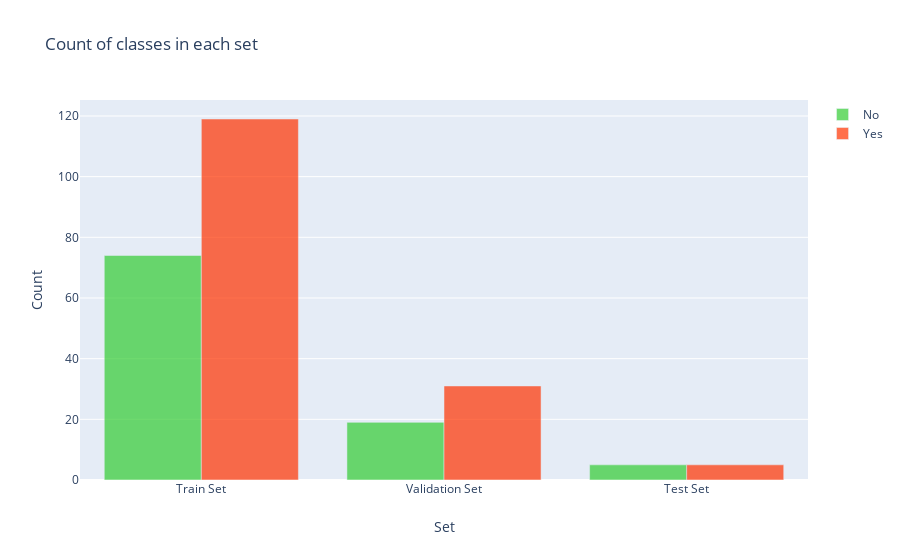

Notebook code for this chart:
### Markdown cell above
Let's take a look at the distribution of classes among sets:

### Code cell
y = dict()
y[0] = []
y[1] = []
for set_name in (y_train, y_val, y_test):
    y[0].append(np.sum(set_name == 0))
    y[1].append(np.sum(set_name == 1))

trace0 = go.Bar(
    x=['Train Set', 'Validation Set', 'Test Set'],
    y=y[0],
    name='No',
    marker=dict(color='#33cc33'),
    opacity=0.7
)
trace1 = go.Bar(
    x=['Train Set', 'Validation Set', 'Test Set'],
    y=y[1],
    name='Yes',
    marker=dict(color='#ff3300'),
    opacity=0.7
)
data = [trace0, trace1]
layout = go.Layout(
    title='Count of classes in each set',
    xaxis={'title': 'Set'},
    yaxis={'title': 'Count'}
)
fig = go.Figure(data, layout)
iplot(fig)

### Figure 1 — Plotly figure (JSON) as saved in the notebook; plotly's stock layout.template omitted (floating-point values rounded to 4 significant figures)
{"data": [{"marker": {"color": "#33cc33"}, "name": "No", "opacity": 0.7, "type": "bar", "x": ["Train Set", "Validation Set", "Test Set"], "y": [74, 19, 5]}, {"marker": {"color": "#ff3300"}, "name": "Yes", "opacity": 0.7, "type": "bar", "x": ["Train Set", "Validation Set", "Test Set"], "y": [119, 31, 5]}], "layout": {"title": {"text": "Count of classes in each set"}, "xaxis": {"title": {"text": "Set"}}, "yaxis": {"title": {"text": "Count"}}}}
